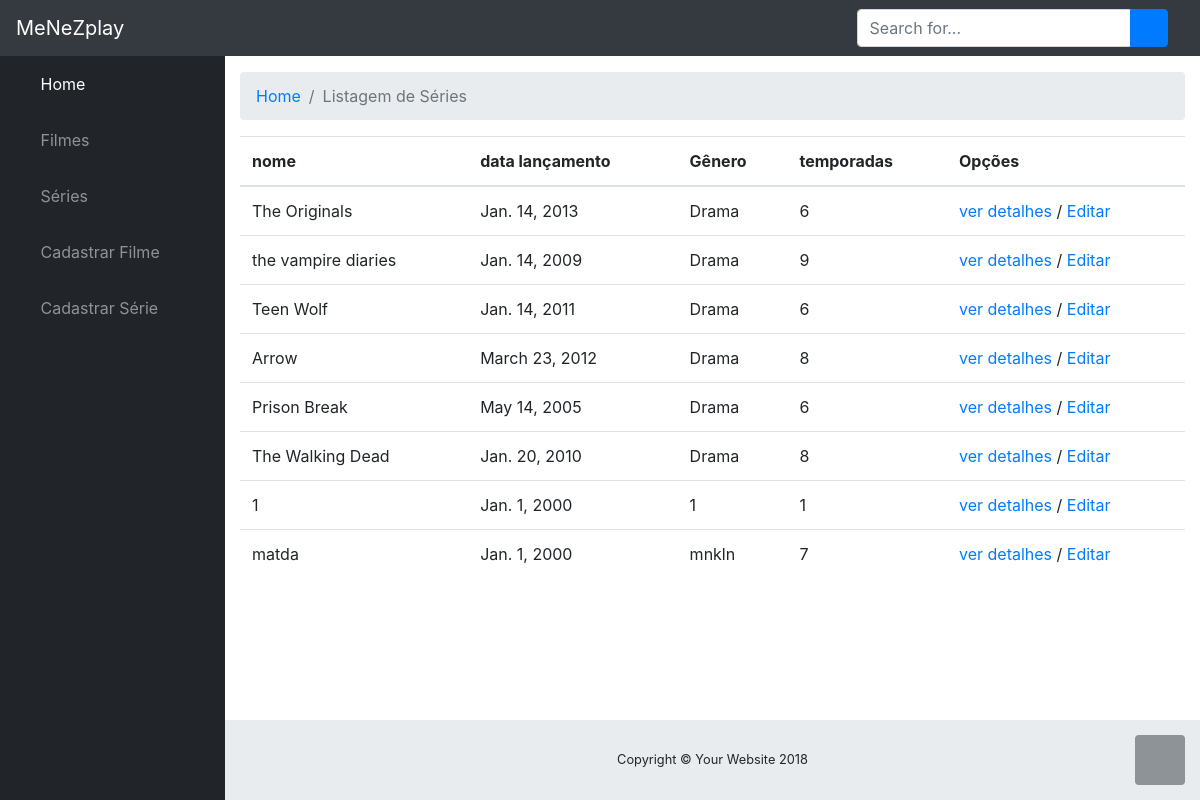
The app's page /filmes/serie/, older data.
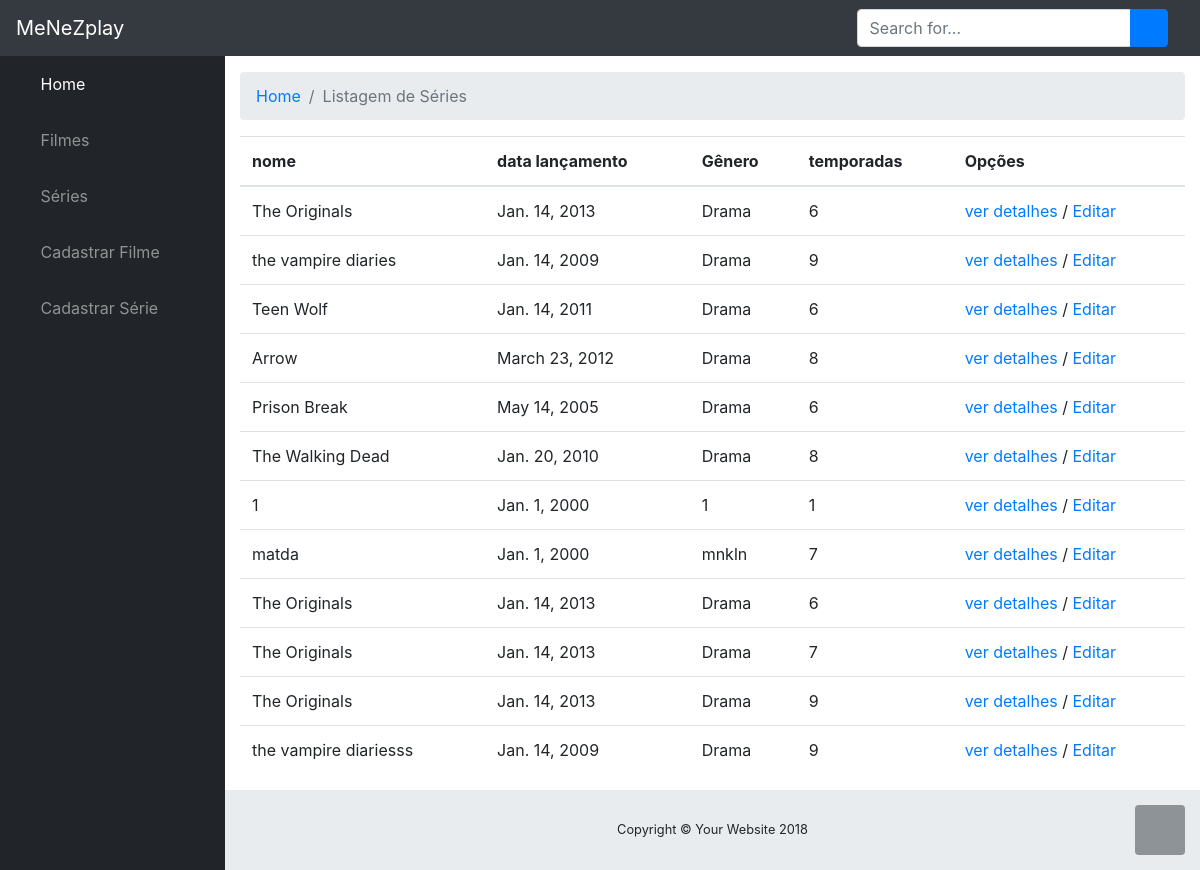
The same page, newer data.
### filmes/models.py (models this page shows)
class Serie(models.Model):
    nome = models.CharField(max_length=50)
    dt_lancamento = models.DateField()
    sinopse = models.CharField(max_length=700)
    quant_temporadas = models.CharField(max_length=2)
    genero = models.CharField(max_length=20)

### filmes/views.py (the view)
# urls.py: path('serie/',views.serie_list),
def serie_list(request):
    series = Serie.objects.all()
    return render(request, 'serie/list.html',{'series':series})

### filmes/templates/serie/list.html
{% extends "base.html" %}
{% load static %}
{% block content %}
<ol class="breadcrumb">
    <li class="breadcrumb-item">
        <a href="/filmes/">Home</a>
    </li>
    <li class="breadcrumb-item active">Listagem de Séries</li>
</ol>
<div class="row">
    <div class="col-12">
        <table class="table">
            <thead>
                <tr>
                    <th>nome</th>
                    <th>data lançamento</th>
                    <th>Gênero</th>
                    <th>temporadas</th>
                    <th>Opções</th>
                </tr>
            </thead>
            <tbody>
                {% for serie in series %}
                <tr>
                    <td>{{serie.nome}}</td>
                    <td>{{serie.dt_lancamento}}</td>
                    <td>{{serie.genero}}</td>
                    <td>{{serie.quant_temporadas}}</td>
                    <td>
                        <a href="/filmes/serie/{{serie.id}}/">ver detalhes</a> /
                        <a href="/filmes/serie/{{serie.id}}/edit/">Editar</a>
                    </td>
                </tr>
                {% endfor %}
            </tbody>
        </table>
    </div>
</div>
{% endblock %}

### filmes/templates/base.html (shortened to what this page needs)
{% load static %}
<!DOCTYPE html>
<html lang="en">
<head>
    <link href="{% static 'vendor/bootstrap/css/bootstrap.min.css' %}" rel="stylesheet">
    <link href="{% static 'vendor/fontawesome-free/css/all.min.css' %}" rel="stylesheet" type="text/css">
    <link href="{% static 'vendor/datatables/dataTables.bootstrap4.css' %}" rel="stylesheet">
    <link href="{% static 'css/sb-admin.css' %}" rel="stylesheet">
    <link rel="stylesheet" href="{% static 'css/main.css' %}">
</head>
<body id="page-top">
    <nav class="navbar navbar-expand navbar-dark bg-dark static-top">
        <a class="navbar-brand mr-1" href="/filmes/">MeNeZplay</a>
        <button class="btn btn-link btn-sm text-white order-1 order-sm-0" id="sidebarToggle" href="#">
            <i class="fas fa-bars"></i>
        </button>
        <form class="d-none d-md-inline-block form-inline ml-auto mr-0 mr-md-3 my-2 my-md-0">
            <div class="input-group">
                <input type="text" class="form-control" placeholder="Search for..." aria-label="Search" aria-describedby="basic-addon2">
                <div class="input-group-append">
                    <button class="btn btn-primary" type="button">
                        <i class="fas fa-search"></i>
                    </button>
                </div>
            </div>
        </form>
    </nav>
    <div id="wrapper">
        <ul class="sidebar navbar-nav">
            <li class="nav-item active">
                <a class="nav-link" href="/filmes/">
                    <i class="fas fa-fw fa-tachometer-alt"></i>
                    <span>Home</span>
                </a>
            </li>
            <li class="nav-item">
                <a class="nav-link" href="/filmes/filme">
                    <i class="fas fa-fw fa-folder"></i>
                    <span>Filmes</span>
                </a>
            </li>
            <li class="nav-item">
                <a class="nav-link" href="/filmes/serie">
                    <i class="fas fa-fw fa-folder"></i>
                    <span>Séries</span>
                </a>
            </li>
            <li class="nav-item">
                <a class="nav-link" href="/filmes/filme/form/">
                    <i class="fas fa-fw fa-chart-area"></i>
                    <span>Cadastrar Filme</span>
                </a>
            </li>
            <li class="nav-item">
                <a class="nav-link" href="/filmes/serie/form/">
                    <i class="fas fa-fw fa-chart-area"></i>
                    <span>Cadastrar Série</span>
                </a>
            </li>
        </ul>
        <div id="content-wrapper">
            <div class="container-fluid">
                {% block content%} {% endblock %}
            </div>
        </div>
    </div>
    <footer class="sticky-footer">
        <div class="container my-auto">
            <div class="copyright text-center my-auto">
                <span>Copyright © Your Website 2018</span>
            </div>
        </div>
    </footer>
    <a class="scroll-to-top rounded" href="#page-top" style="display: inline;">
        <i class="fas fa-angle-up"></i>
    </a>
</body>
</html>

### filmes/static/css/sb-admin.css (style rules this page uses)
html { position: relative; min-height: 100%; }
body { height: 100%; }
#wrapper { display: -webkit-box; display: -ms-flexbox; display: flex; }
#wrapper #content-wrapper { overflow-x: hidden; width: 100%; padding-top: 1rem; padding-bottom: 80px; }
.scroll-to-top { position: fixed; right: 15px; bottom: 15px; display: none; width: 50px; height: 50px; text-align: center; color: #fff; background: rgba(52, 58, 64, 0.5); line-height: 46px; }
.scroll-to-top i { font-weight: 800; }
.navbar-nav .nav-item.active .nav-link { color: #fff; }
.sidebar { width: 90px !important; background-color: #212529; min-height: calc(100vh - 56px); }
.sidebar .nav-item:last-child { margin-bottom: 1rem; }
.sidebar .nav-item .nav-link { text-align: center; padding: 0.75rem 1rem; width: 90px; }
.sidebar .nav-item .nav-link span { font-size: 0.65rem; display: block; }
.sidebar .nav-item .nav-link { color: rgba(255, 255, 255, 0.5); }
@media (min-width: 768px) { .sidebar { width: 225px !important; } }
@media (min-width: 768px) { .sidebar .nav-item .nav-link { display: block; width: 100%; text-align: left; padding: 1rem; width: 225px; } }
@media (min-width: 768px) { .sidebar .nav-item .nav-link span { font-size: 1rem; display: inline; } }
:root { --input-padding-x: 0.75rem; --input-padding-y: 0.75rem; }
footer.sticky-footer { display: -webkit-box; display: -ms-flexbox; display: flex; position: absolute; right: 0; bottom: 0; width: calc(100% - 90px); height: 80px; background-color: #e9ecef; }
footer.sticky-footer .copyright { line-height: 1; font-size: 0.8rem; }
@media (min-width: 768px) { footer.sticky-footer { width: calc(100% - 225px); } }

Row changes from the older to the newer data that the page shows:
added Serie: nome "The Originals", dt_lancamento "Jan. 14, 2013", genero "Drama", quant_temporadas "6"
added Serie: nome "The Originals", dt_lancamento "Jan. 14, 2013", genero "Drama", quant_temporadas "7"
added Serie: nome "The Originals", dt_lancamento "Jan. 14, 2013", genero "Drama", quant_temporadas "9"
added Serie: nome "the vampire diariesss", dt_lancamento "Jan. 14, 2009", genero "Drama", quant_temporadas "9"
